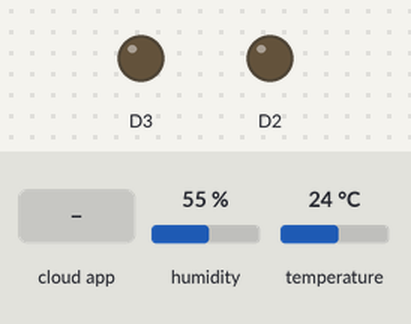
The sketch below on a simulated ESP8266 (NodeMCU). On the bench: output pins drawn as LEDs (lit = HIGH). Inputs (shaded band) come from the test bench; at power-on: humidity 55 %, temperature 24 °C. WiFi joins after 1.5 s; servers stay silent unless stated; no MQTT or app messages arrive unless stated; what the sketch prints to the serial monitor is not drawn.

Above: at 2.7 s.
2.8 s: the phone or cloud app sets LED to 1
At 4.0 s:
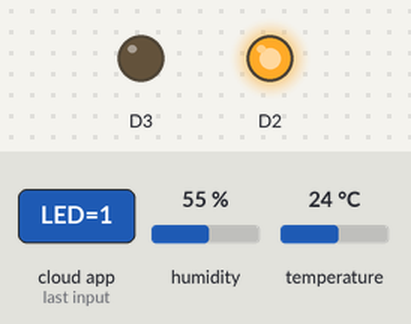
4.3 s: the phone or cloud app sets AC to 1
At 5.2 s:
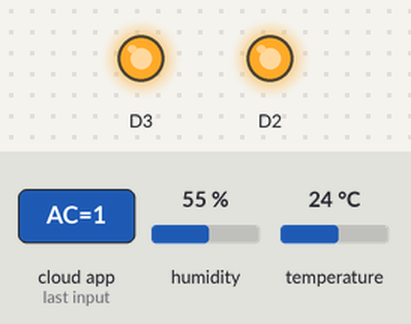
5.8 s: the phone or cloud app sets LED to 0
At 6.5 s:
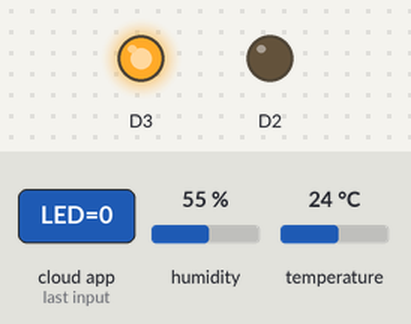
7.3 s: the phone or cloud app sets AC to 0
At 7.7 s:
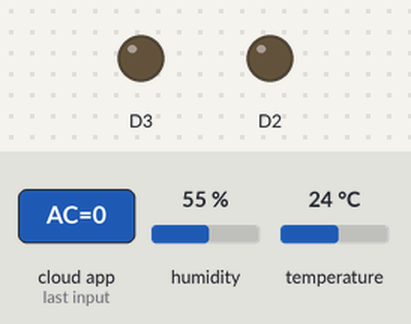
13.8 s: the phone or cloud app sets Switch to 1
At 15.2 s:
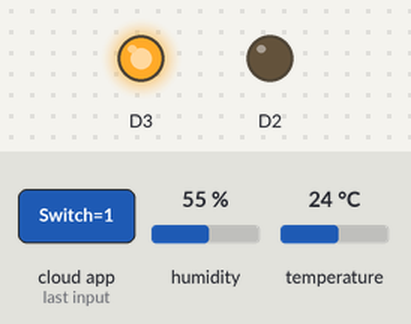
Timing chart, 0 to 16.3 s (numbered marks = the images above; inputs shaded):
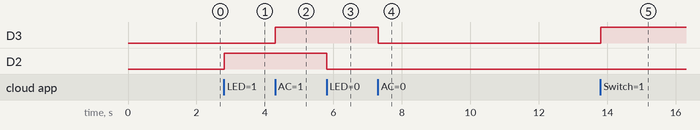

The sketch:

MQTT_Semi-Home_automation.ino
```cpp
#include <ESP8266WiFi.h>
#include <DHT.h>

#define DHTPIN D1
#define DHTTYPE DHT11
DHT dht(DHTPIN, DHTTYPE);

#include "Adafruit_MQTT.h"
#include "Adafruit_MQTT_Client.h"

/************************* WiFi Access Point *********************************/

#define WLAN_SSID       "SSID"
#define WLAN_PASS       "Password"

/************************* Adafruit.io Setup *********************************/

#define AIO_SERVER      "io.adafruit.com"
#define AIO_SERVERPORT  1883                   // use 8883 for SSL
#define AIO_USERNAME    "USERNAME"
#define AIO_KEY         "AIO KEY"

/************ Global State (you don't need to change this!) ******************/

// Create an ESP8266 WiFiClient class to connect to the MQTT server.
WiFiClient client;
// or... use WiFiFlientSecure for SSL
//WiFiClientSecure client;

// Setup the MQTT client class by passing in the WiFi client and MQTT server and login details.
Adafruit_MQTT_Client mqtt(&client, AIO_SERVER, AIO_SERVERPORT, AIO_USERNAME, AIO_KEY);

/****************************** Feeds ***************************************/

// Setup feeds for publishing.
// Notice MQTT paths for AIO follow the form: <username>/feeds/<feedname>
Adafruit_MQTT_Publish Temp = Adafruit_MQTT_Publish(&mqtt, AIO_USERNAME "/feeds/Temp");
Adafruit_MQTT_Publish Humidity = Adafruit_MQTT_Publish(&mqtt, AIO_USERNAME "/feeds/Humidity");
// Setup feeds subscribing to changes.
Adafruit_MQTT_Subscribe LED = Adafruit_MQTT_Subscribe(&mqtt, AIO_USERNAME "/feeds/LED");
Adafruit_MQTT_Subscribe AC = Adafruit_MQTT_Subscribe(&mqtt, AIO_USERNAME "/feeds/AC");
Adafruit_MQTT_Subscribe Switch = Adafruit_MQTT_Subscribe(&mqtt, AIO_USERNAME "/feeds/Switch");

/*************************** Sketch Code ************************************/

// Bug workaround for Arduino 1.6.6, it seems to need a function declaration
// for some reason (only affects ESP8266, likely an arduino-builder bug).
void MQTT_connect();

void setup() {
  Serial.begin(115200);
  dht.begin();
  delay(10);
pinMode(D2,OUTPUT);
pinMode(D3,OUTPUT);
  // Connect to WiFi access point.
  Serial.println(); Serial.println();
  Serial.print("Connecting to ");
  Serial.println(WLAN_SSID);

  WiFi.begin(WLAN_SSID, WLAN_PASS);
  while (WiFi.status() != WL_CONNECTED) {
    delay(500);
    Serial.print(".");
  }
  Serial.println();

  Serial.println("WiFi connected");
  Serial.println("IP address: "); Serial.println(WiFi.localIP());

  // Setup MQTT subscription
  mqtt.subscribe(&LED);
 mqtt.subscribe(&AC);
 mqtt.subscribe(&Switch);
}

uint32_t x=0;

void loop() {

  MQTT_connect();
  float h = dht.readHumidity();

  float t = dht.readTemperature();// Read temperature as Celsius (the default)

  float f = dht.readTemperature(true);// Read temperature as Fahrenheit (isFahrenheit = true)

  Adafruit_MQTT_Subscribe *subscription;
  while ((subscription = mqtt.readSubscription(5000))) {
    if (subscription == &LED) {
      Serial.println((char *)LED.lastread);
      int state=atoi((char*)LED.lastread);
       digitalWrite(D2,state);
    }
   if (subscription == &AC) {
      Serial.println((char *)AC.lastread);
      int state1=atoi((char*)AC.lastread);
      digitalWrite(D3,state1);
    }
    if (subscription == &Switch) {
      Serial.println((char *)Switch.lastread);
      int value=atoi((char*)Switch.lastread);
      if(t>31 && value>0);
      {
        digitalWrite(D3,value);
        }

    }
  }

 // Now we can publish stuff!
  Serial.print(F("\nSending Temp and Humidity Values "));

  if (! Humidity.publish(h)) {
    Serial.println(F("Failed"));
  } else {
    Serial.println(F("OK!"));
  }
  if (! Temp.publish(t)) {
    Serial.println(F("Failed"));
  } else {
    Serial.println(F("OK!"));
  }
  delay(1000);

  // ping the server to keep the mqtt connection alive
  // NOT required if you are publishing once every KEEPALIVE seconds
  /*
  if(! mqtt.ping()) {
    mqtt.disconnect();
  }
  */
}

// Function to connect and reconnect as necessary to the MQTT server.
// Should be called in the loop function and it will take care if connecting.
void MQTT_connect() {
  int8_t ret;

  // Stop if already connected.
  if (mqtt.connected()) {
    return;
  }

  Serial.print("Connecting to MQTT... ");

  uint8_t retries = 3;
  while ((ret = mqtt.connect()) != 0) { // connect will return 0 for connected
       Serial.println(mqtt.connectErrorString(ret));
       Serial.println("Retrying MQTT connection in 5 seconds...");
       mqtt.disconnect();
       delay(5000);  // wait 5 seconds
       retries--;
       if (retries == 0) {
         // basically die and wait for WDT to reset me
         while (1);
       }
  }
  Serial.println("MQTT Connected!");
}
```

Measured:
- after the input at 2.8 s, D2: LOW → HIGH at once
- after the input at 4.3 s, D3: LOW → HIGH at once
- after the input at 5.8 s, D2: HIGH → LOW at once
- after the input at 7.3 s, D3: HIGH → LOW at once
- after the input at 13.8 s, D3: LOW → HIGH at once
